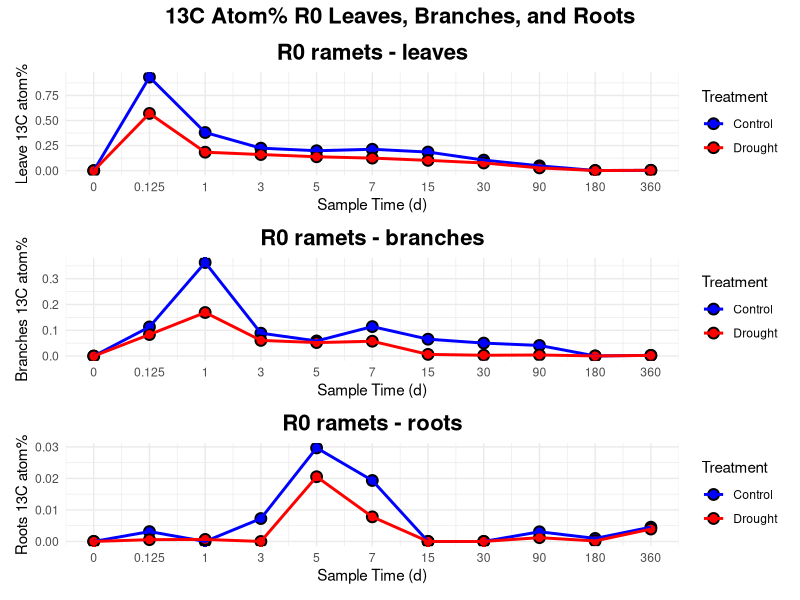
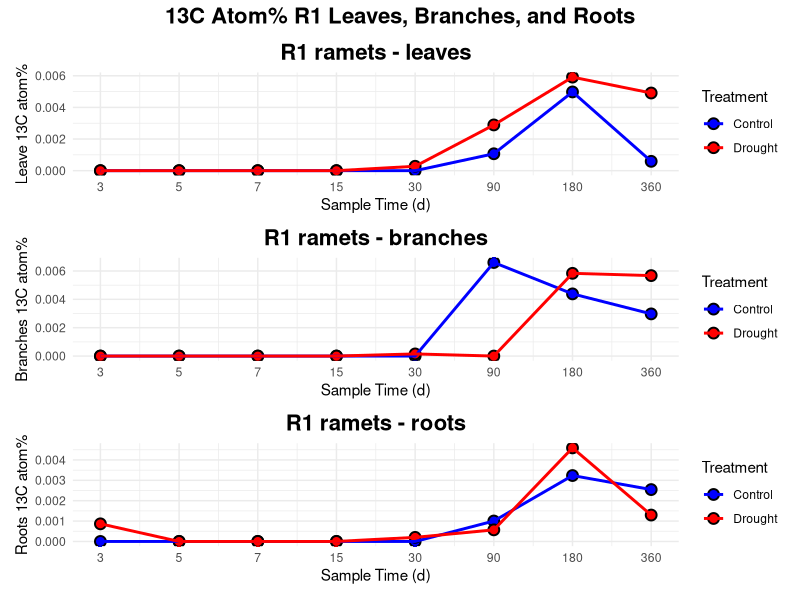
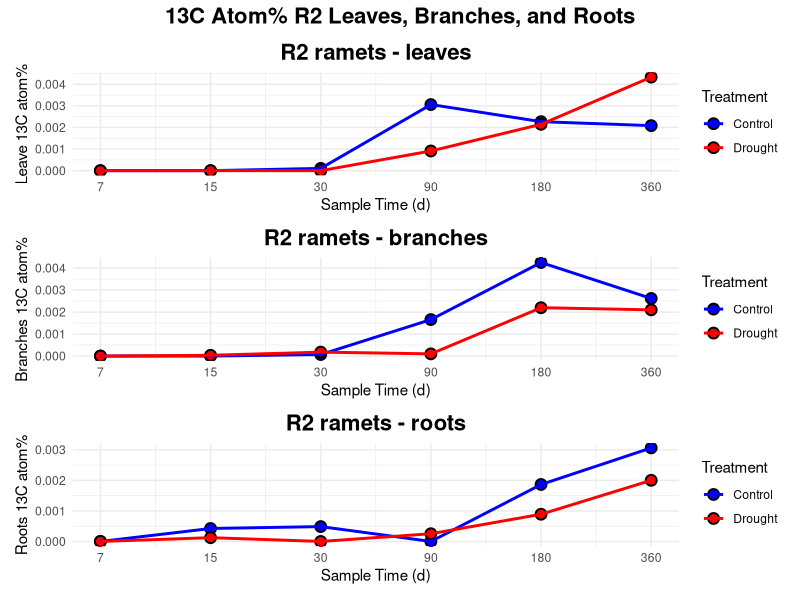

These charts were generated, in order, by the following R code:
library(ggplot2)
library(dplyr)
library(readxl)
library(patchwork)

carbonFluxData <- read_excel("./Data_Dryad_Drought_Decreases_Carbon_Flux_but_Not_Transport_Speed_of_Newly_Fixed_Carbon_from_Leaves_to_Sinks_in_a_Giant_Bamboo_Forest.xlsx",
                             sheet = "Graph data")

create_plot <- function(data, y_variable, plot_title, y_label, unique_times) {
  ggplot(
    data = data,
    mapping = aes(x = time_seq, y = .data[[y_variable]], group = Treatment)
  ) +
    geom_point(aes(fill = Treatment), shape = 21, size = 3, color = "black", stroke = 1) +
    geom_line(aes(color = Treatment), size = 1) +
    scale_x_continuous(
      breaks = 1:length(unique_times),
      labels = unique_times
    ) +
    scale_color_manual(values = c("Control" = "blue", "Drought" = "red")) +
    scale_fill_manual(values = c("Control" = "blue", "Drought" = "red")) +
    labs(
      title = plot_title,
      x = "Sample Time (d)",
      y = y_label
    ) +
    theme_minimal() +
    theme(plot.title = element_text(hjust = 0.5))
}

ramet_types <- c("R0", "R1", "R2")
plot_list <- list()

for (ramet_type in ramet_types) {
  # Filter data for the current ramet type
  current_ramet_data <- carbonFluxData %>%
    filter(Ramets == ramet_type)
  
  # Get unique times and prepare time sequence for the current ramet data
  unique_times_current <- sort(unique(current_ramet_data$`sample time(d)`))
  current_ramet_data <- current_ramet_data %>%
    mutate(time_seq = match(`sample time(d)`, unique_times_current))
  
  plot_configs <- list(
    list(y_var = "Leave 13C atom%", title_suffix = "leaves", y_lab = "Leave 13C atom%"),
    list(y_var = "Branches 13C atom%", title_suffix = "branches", y_lab = "Branches 13C atom%"),
    list(y_var = "Roots 13C atom%", title_suffix = "roots", y_lab = "Roots 13C atom%")
  )
  
  # Generate plots for leaves, branches, and roots for the current ramet type
  individual_ramet_plots <- list()
  for (config in plot_configs) {
    plot_title <- paste0(ramet_type, " ramets - ", config$title_suffix)
    p <- create_plot(
      data = current_ramet_data,
      y_variable = config$y_var,
      plot_title = plot_title,
      y_label = config$y_lab,
      unique_times = unique_times_current # Pass unique_times_current
    )
    individual_ramet_plots[[length(individual_ramet_plots) + 1]] <- p
  }
  
  combined_ramet_plot <- patchwork::wrap_plots(individual_ramet_plots, ncol = 1) +
    plot_annotation(
      title = paste0("13C Atom% ", ramet_type, " Leaves, Branches, and Roots")
    ) & theme(plot.title = element_text(hjust = 0.5, size = 16, face = "bold"))
  
  plot_list[[ramet_type]] <- combined_ramet_plot
}

for (ramet_type in ramet_types) {
  print(plot_list[[ramet_type]])
}